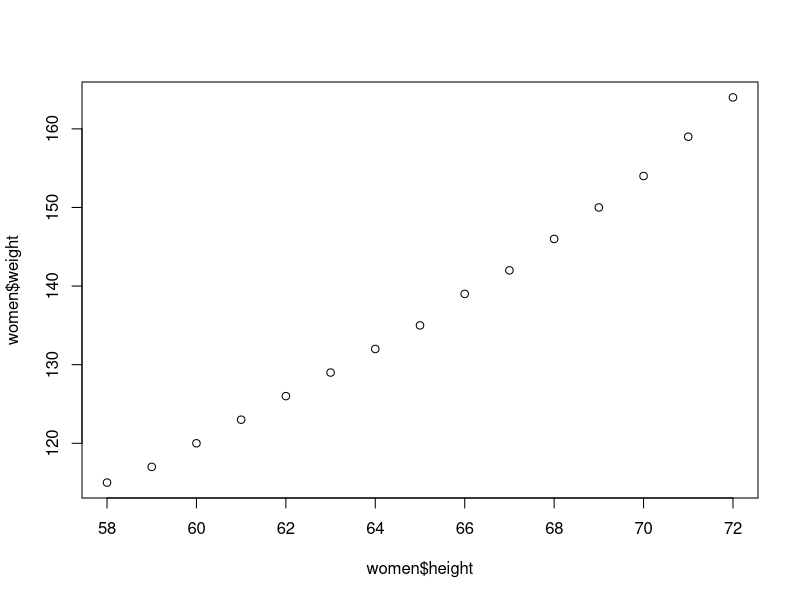
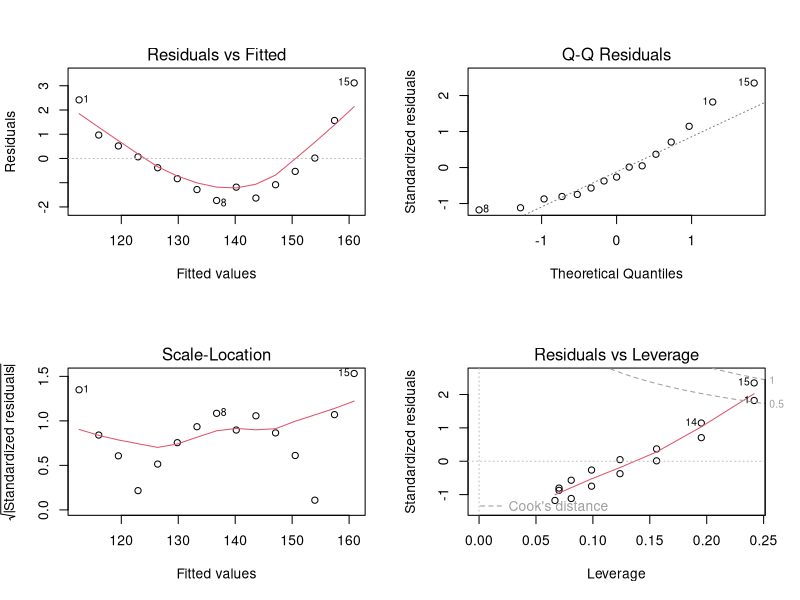
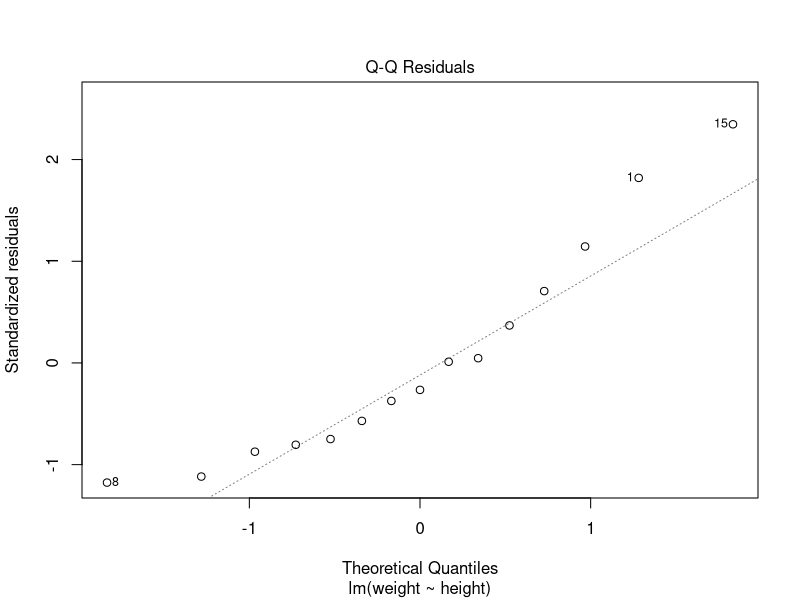
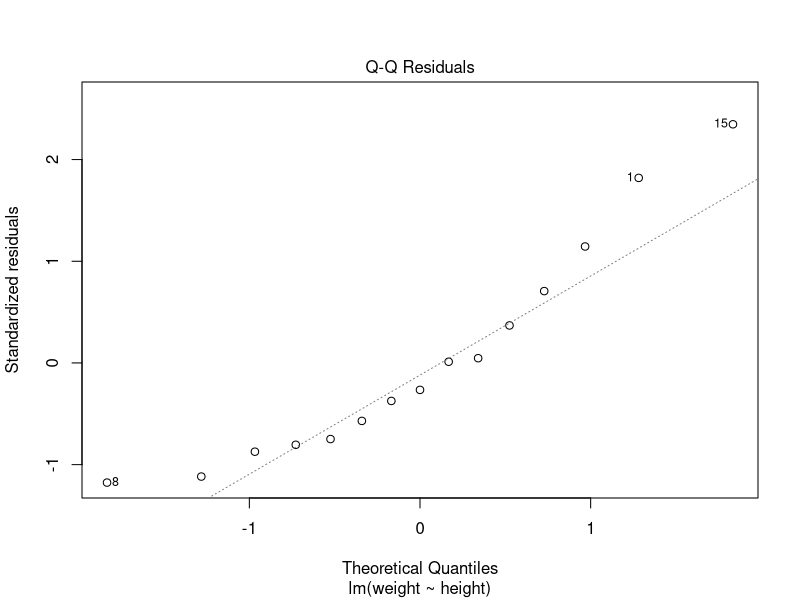
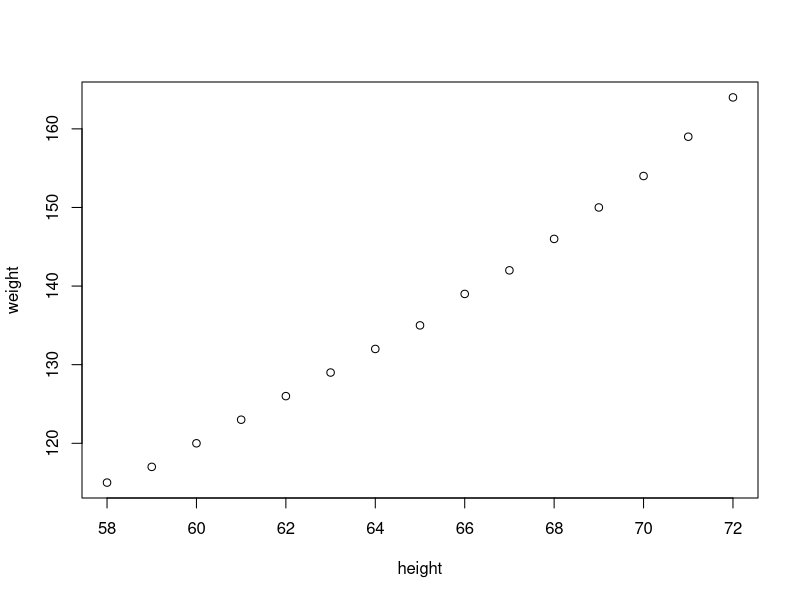

Write R code to recreate these figures, in order. (Note: this script raises an error after producing the figures.)
# Simple Linear Regression : Built in Data Set Women
# Check for assumptions of Regression in the data Set
women
?women
str(women)
fit = lm(weight ~ height, data=women)
?plot
#Initial Checks
cor(women$height, women$weight)
#there is Strong and Positive Relationship between height and weight
plot(women$height, women$weight)
par(mfrow=c(2,2))
plot(fit)
#one by one
par(mfrow = c(1,1))
plot(fit, which = 2)

plot(fit, which=2)
plot(women)
residuals(fit)

str(women)
head(women)
women[,2]
fitted(fit)
cbind(women, fitted(fit), predicted=3.45 * women$height - 87)
cbind(women, fitted(fit), residue=fitted(fit)-women$weight, resid(fit))
y = 3.4 * height - 87
plot(residuals(fit))
hist(women$height, breaks=4)
hist(residuals(fit))

hist(residuals(fit), freq=F)
lines(density(residuals(fit)))

#Prediction
ndata = data.frame(height=52.5)
predict(fit, newdata=ndata, type='response')


#Assumptions Regression
#Linearity----
#Linearity of the data. The relationship between the predictor (x) and the outcome (y) is assumed to be linear.
# component + residual plot 
plot(women$height, fitted(fit))
plot(residuals(fit) ~ fitted(fit))
plot(fit, which=1)
#residuals should be randomly distributed and not increase or decrease 


#Normality----
#Normality of residuals. The residual errors are assumed to be normally distributed.
plot(density(resid(fit)))
plot(fit, which=2)

#Homoscedasticity----
#Homogeneity of residuals variance. The residuals are assumed to have a constant variance (homoscedasticity - opposite of heteroscedasticity)
?heteroscedasticity
plot(fit, which=3)
#No funnel shape, random distribution of residuals
plot(fit, which=4)

#Auto-Correlation----
#Independence of residuals error terms. (Not dependent on previous values) 
car::durbinWatsonTest(fit)
#pvalue < 0; Ho that there is no correlation (r2=0) is accepted

#Outliers
plot(fit, which=4)
#potential outliers are highlighted 1, 14, 15 row
women[c(1,14,15),]

#Lets remove these values and then find R2
fit2 = lm(weight ~ height, data=women[-c(1,14,15),])
summary(fit2)
(summary(fit))$r.squared
(summary(fit2))$r.squared
AIC(fit, fit2) #lower value of AIC is better


#Potential Problems
#Non-linearity of the outcome - predictor relationships
#Heteroscedasticity: Non-constant variance of error terms.
#Auto Collinearity, Multi-collinearity
#Presence of influential values in the data that can be:
#Outliers: extreme values in the outcome (y) variable
#High-leverage points: extreme values in the predictors (x) variable

#All these assumptions and potential problems can be checked by producing some diagnostic plots visualizing the residual errors.

plot(fit1)